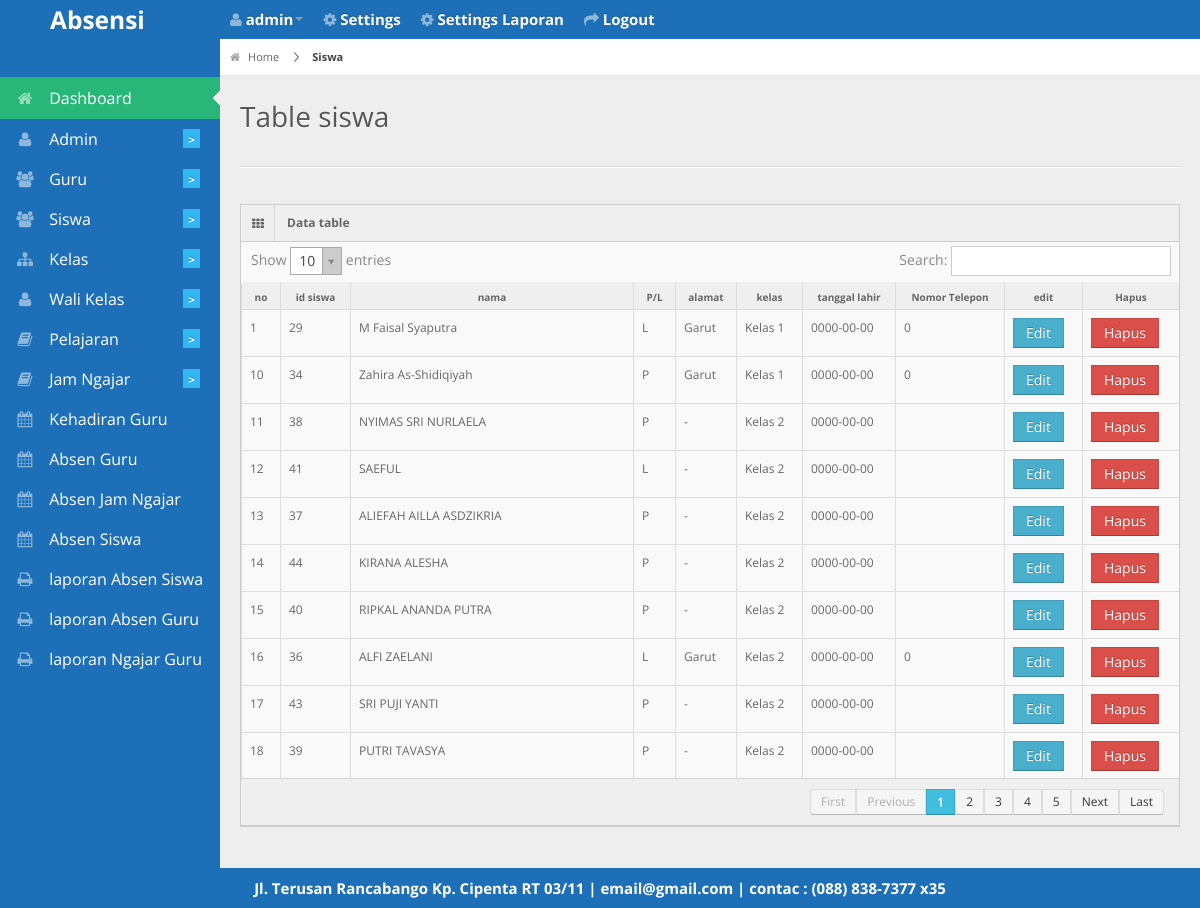
Page /admin/tablesiswa.php (signed in) on the committed database.
### tables this page shows
CREATE TABLE `siswa` (
  `id_siswa` int(11) NOT NULL,
  `nama` varchar(30) NOT NULL,
  `jenis_kelamin` varchar(1) NOT NULL,
  `kelas` int(11) NOT NULL,
  `alamat` varchar(50) NOT NULL,
  `tgl_lahir` date NOT NULL,
  `telepon` varchar(50) NOT NULL
);

CREATE TABLE `kelas` (
  `id_kelas` int(11) NOT NULL,
  `nama_kelas` varchar(30) NOT NULL
);

CREATE TABLE `biodata` (
  `id_biodata` int(11) NOT NULL,
  `nama_sekolah` varchar(255) NOT NULL,
  `alamat` varchar(255) NOT NULL,
  `photo` varchar(255) NOT NULL,
  `email` varchar(255) NOT NULL,
  `telepon` varchar(20) NOT NULL,
  `kota` varchar(50) NOT NULL
);

### admin/tablesiswa.php (the view, shortened to what this page needs)
<?php
 include '../db/koneksi.php';
 include '../layout/header.php'; ?>
<div id="content">
  <div id="content-header">
    <div id="breadcrumb"> <a href="http://localhost/absensi2/<?php echo $_SESSION['akses']; ?>/" title="Go to Home" class="tip-bottom"><i class="icon-home"></i> Home</a>
       <a href="http://localhost/absensi2/admin/siswa" class="current">Siswa</a> </div>
    <h1>Table siswa</h1>
  </div>
  <div class="container-fluid">
    <hr>
    <div class="row-fluid">
      <div class="span12">
        <div class="widget-box">
          <div class="widget-title"> <span class="icon"><i class="icon-th"></i></span>
            <h5>Data table</h5>
          </div>
          <div class="widget-content nopadding">
            <table class="table table-bordered data-table">
              <thead>
                <tr>
                  <th>no</th>
                  <th>id siswa</th>
                  <th>nama</th>
                  <th>P/L</th>
                  <th>alamat</th>
                  <th>kelas</th>
                  <th>tanggal lahir</th>
                  <th>Nomor Telepon</th>
                  <th>edit</th>
                  <th>Hapus</th>
              </tr>
              </thead>
              <tbody>
                <?php
                $query_tampil=mysqli_query($konek,"SELECT * FROM siswa JOIN kelas ON siswa.kelas=kelas.id_kelas ORDER BY siswa.kelas ASC");
                $no=1; while ($data=mysqli_fetch_array($query_tampil)) {
                  $kelamin=strtoupper($data['jenis_kelamin']);
                 ?>
                <tr class="gradeX">
                  <td><?php echo $no; ?></td>
                  <td><?php echo $data['id_siswa']; ?></td>
                  <td><?php echo $data['nama']; ?></td>
                  <td><?php echo $kelamin; ?></td>
                  <td><?php echo $data['alamat']; ?></td>
                  <td><?php echo $data['nama_kelas']; ?></td>
                  <td><?php echo $data['tgl_lahir']; ?></td>
                  <td><?php echo $data['telepon']; ?></td>
                  <td><a href="http://localhost/absensi2/admin/siswa/edit/<?PHP echo $data['id_siswa']?>"class="btn btn-info">Edit</a></td>
                  <td><a href="http://localhost/absensi2/admin/siswa/hapus/<?PHP echo $data['id_siswa']?>"class="btn btn-danger">Hapus</a></td>
                </tr>
                <?php $no++; } ?>
              </tbody>
            </table>
          </div>
        </div>
      </div>
    </div>
  </div>
</div>
<?php include '../layout/footer.php'; ?>

### layout/footer.php (shortened to what this page needs)
<div class="row-fluid">
  <div id="footer" class="span12"style="
    color: #fff;
    font-weight: bold;
    font-size: 15px;
">
     <?php echo "$header_photo[alamat] | $header_photo[email] | contac : $header_photo[telepon]"; ?> </div>
</div>
</body>
</html>

### css/matrix-style.css (style rules this page uses)
* { outline:none !important; -moz-outline: none !important; }
html, body { height:100% }
body { overflow-x: hidden; margin-top: -10px; font-family: 'Open Sans', sans-serif; font-size:12px; color:#666; }
a { color:#666; }
select, textarea, input[type="text"], input[type="password"], input[type="datetime"], input[type="datetime-local"], input[type="date"], input[type="month"], input[type="time"], input[type="week"], input[type="number"], input[type="email"], input[type="url"], input[type="search"], input[type="tel"], input[type="color"], .uneditable-input, .label, .dropdown-menu, .btn, .well, .progress, .table-bordered, .btn-group > .btn:first-child, .btn-group > .btn:last-child, .btn-group > .btn:last-child, .btn-group > .dropdown-toggle, .alert { border-radius:0px; }
.btn, textarea, input[type="text"], input[type="password"], input[type="datetime"], input[type="datetime-local"], input[type="date"], input[type="month"], input[type="time"], input[type="week"], input[type="number"], input[type="email"], input[type="url"], input[type="search"], input[type="tel"], input[type="color"], .uneditable-input { box-shadow:none; }
.progress, .progress-success .bar, .progress .bar-success, .progress-warning .bar, .progress .bar-warning, .progress-danger .bar, .progress .bar-danger, .progress-info .bar, .progress .bar-info, .btn, .btn-primary { background-image:none; }
#footer { padding:10px; text-align:center; }
hr { border-top-color:#dadada; }
#content { background: none repeat scroll 0 0 #eeeeee; margin-left: 220px; margin-right: 0; padding-bottom: 25px; position: relative; min-height:100%; width: auto; }
#content-header { position: abslute; width: 100%; margin-top: -38px; z-index: 20; }
#content-header h1 { color: #555555; font-size: 28px; font-weight: normal; float: none; text-shadow: 0 1px 0 #ffffff; margin-left: 20px; position: relative; }
#content-header h1, #content-header .btn-group { margin-top: 20px; }
#breadcrumb { background-color: #fff; border-bottom: 1px solid #e3ebed; }
#breadcrumb a { padding: 8px 20px 8px 10px; display: inline-block; background-image: url('../img/breadcrumb.png'); background-position: center right; background-repeat: no-repeat; font-size: 11px; color: #666666; }
#breadcrumb a:last-child { background-image:none; }
#breadcrumb a.current { font-weight: bold; color: #444444; }
#breadcrumb a i { margin-right: 5px; opacity: .6; }
.stat-boxes .peity_bar_good, .stat-boxes .peity_line_good, { color: #459D1C; }
.widget-box { background: none repeat scroll 0 0 #F9F9F9; border-left: 1px solid #CDCDCD; border-top: 1px solid #CDCDCD; border-right: 1px solid #CDCDCD; clear: both; margin-top: 16px; margin-bottom: 16px; position: relative; }
.widget-title, .modal-header, .table th, div.dataTables_wrapper .ui-widget-header { background:#efefef; border-bottom: 1px solid #CDCDCD; height: 36px; }
.widget-title span.icon { padding: 9px 10px 7px 11px; float: left; border-right:1px solid #dadada; }
.widget-title h5 { color: #666; float: left; font-size: 12px; font-weight: bold; padding: 12px; line-height: 12px; margin: 0; }
.widget-content { padding:15px; border-bottom: 1px solid #cdcdcd; }
.table th { height: auto; font-size: 10px; padding: 5px 10px 2px; border-bottom: 0; text-align: center; color: #666666; }
.nopadding { padding: 0 !important; }
.nopadding .table { margin-bottom: 0; }
.nopadding .table-bordered { border: 0; }

### css/matrix-media.css (style rules this page uses)
body { background: #1d70b8; }

### rows in the picture
siswa: id_siswa "29", nama "M Faisal Syaputra", jenis_kelamin "L", alamat "Garut", kelas.nama_kelas "Kelas 1", tgl_lahir "0000-00-00", telepon "0"
siswa: id_siswa "34", nama "Zahira As-Shidiqiyah", jenis_kelamin "P", alamat "Garut", kelas.nama_kelas "Kelas 1", tgl_lahir "0000-00-00", telepon "0"
siswa: id_siswa "38", nama "NYIMAS SRI NURLAELA", jenis_kelamin "P", alamat "-", kelas.nama_kelas "Kelas 2", tgl_lahir "0000-00-00"
siswa: id_siswa "41", nama "SAEFUL", jenis_kelamin "L", alamat "-", kelas.nama_kelas "Kelas 2", tgl_lahir "0000-00-00"
siswa: id_siswa "37", nama "ALIEFAH AILLA ASDZIKRIA", jenis_kelamin "P", alamat "-", kelas.nama_kelas "Kelas 2", tgl_lahir "0000-00-00"
siswa: id_siswa "44", nama "KIRANA ALESHA", jenis_kelamin "P", alamat "-", kelas.nama_kelas "Kelas 2", tgl_lahir "0000-00-00"
siswa: id_siswa "40", nama "RIPKAL ANANDA PUTRA", jenis_kelamin "P", alamat "-", kelas.nama_kelas "Kelas 2", tgl_lahir "0000-00-00"
siswa: id_siswa "36", nama "ALFI ZAELANI", jenis_kelamin "L", alamat "Garut", kelas.nama_kelas "Kelas 2", tgl_lahir "0000-00-00", telepon "0"
siswa: id_siswa "43", nama "SRI PUJI YANTI", jenis_kelamin "P", alamat "-", kelas.nama_kelas "Kelas 2", tgl_lahir "0000-00-00"
siswa: id_siswa "39", nama "PUTRI TAVASYA", jenis_kelamin "P", alamat "-", kelas.nama_kelas "Kelas 2", tgl_lahir "0000-00-00"
biodata: alamat "Jl. Terusan Rancabango Kp. Cipenta RT 03/11", email "email@gmail.com", telepon "(088) 838-7377 x35"

### other values in the picture
$_SESSION['username'] "admin"
